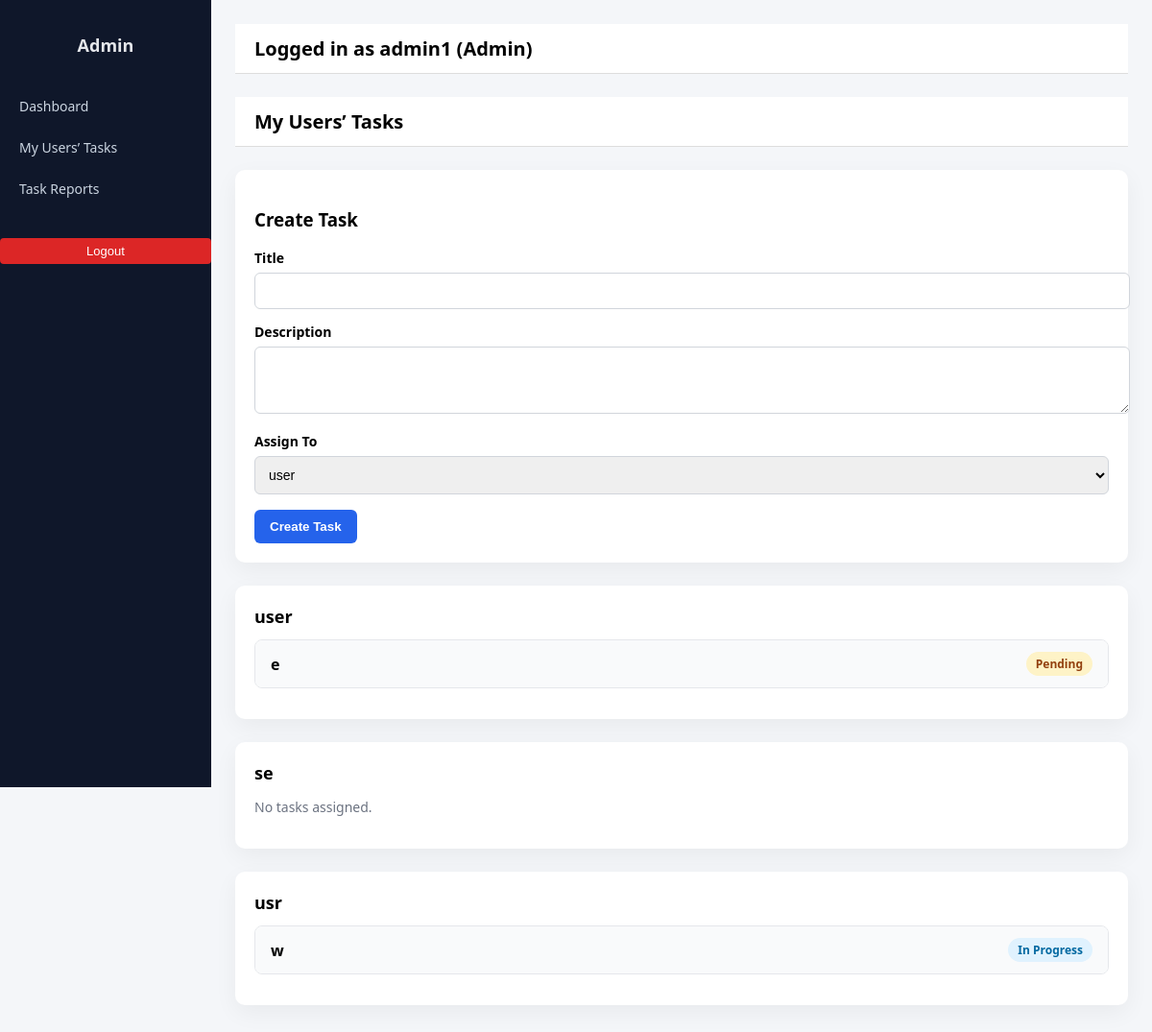
The page /panel/admin/tasks/ (signed in) on the database its author committed.
### admin_panel/models.py (models this page shows, shortened)
class Task(models.Model):
    STATUS_CHOICES = (
        ("Pending", "Pending"),
        ("In Progress", "In Progress"),
        ("Completed", "Completed"),
    )
    title = models.CharField(max_length=200)
    description = models.TextField()
    assigned_to = models.ForeignKey(User, on_delete=models.CASCADE, related_name="tasks" )
    status = models.CharField(max_length=20, choices=STATUS_CHOICES)
    completion_report = models.TextField(blank=True, null=True)
    worked_hours = models.PositiveIntegerField(blank=True, null=True)

### admin_panel/views.py (the view, shortened to what this page needs)
# urls.py: path("admin/tasks/", admin_tasks, name="admin-tasks"),
@login_required
def admin_tasks(request):
    if not request.user.is_staff or request.user.is_superuser:
        return HttpResponseForbidden("Admins only")
    users = User.objects.filter(
        admin_mapping__admin=request.user
    ).prefetch_related("tasks")
    return render(
        request,
        "admin_panel/admin_tasks.html",
        {"users": users}
    )

### admin_panel/templates/admin_panel/admin_tasks.html (shortened to what this page needs)
{% extends "admin_panel/base_admin.html" %}
{% block content %}
<div class="topbar">My Users’ Tasks</div>
<div class="card">
    <h3>Create Task</h3>
    <form method="post">
        <label>Title</label>
        <input type="text" name="title" required>
        <label>Description</label>
        <textarea name="description" rows="3" required></textarea>
        <label>Assign To</label>
        <select name="assigned_to" required>
            {% for user in users %}
                <option value="{{ user.id }}">{{ user.username }}</option>
            {% endfor %}
        </select>
        <button class="btn-primary">Create Task</button>
    </form>
</div>
{% for user in users %}
<div class="card">
    <div class="user-title">{{ user.username }}</div>
    {% if user.tasks.exists %}
        {% for task in user.tasks.all %}
        <details class="task-item">
            <summary class="task-header">
                <span class="task-title">{{ task.title }}</span>
                <span class="status {{ task.status|lower|slugify }}">
                    {{ task.status }}
                </span>
            </summary>
        </details>
        {% endfor %}
    {% else %}
        <p class="empty-text">No tasks assigned.</p>
    {% endif %}
</div>
{% endfor %}
{% endblock %}

### admin_panel/templates/admin_panel/base_admin.html (shortened to what this page needs)
<!DOCTYPE html>
<html>
<head>
</head>
<body>
<div class="sidebar">
    <h2>Admin</h2>
    <a href="{% url 'admin_panel:dashboard' %}">Dashboard</a>
    <a href="{% url 'admin_panel:admin-tasks' %}">My Users’ Tasks</a>
    <a href="{% url 'admin_panel:admin-reports' %}">Task Reports</a>
    <form method="post" action="{% url 'accounts:logout' %}" style="margin-top:30px;">
        <button type="submit" class="btn btn-danger" style="width:100%;">
            Logout
        </button>
    </form>
</div>
<div class="content">
    <div class="topbar">
        Logged in as <strong>{{ request.user.username }}</strong> (Admin)
    </div>
    {% block content %}{% endblock %}
</div>
</body>
</html>

### admin_panel/templates/admin_panel/base_admin.html (style rules this page uses)
body { margin: 0; font-family: "Segoe UI", Arial, sans-serif; background: #f4f6f9; }
.sidebar { width: 220px; height: 100vh; position: fixed; background: #0f172a; color: #fff; padding-top: 20px; }
.sidebar h2 { text-align: center; font-size: 18px; margin-bottom: 30px; color: #e5e7eb; }
.sidebar a { display: block; padding: 12px 20px; color: #cbd5e1; text-decoration: none; font-size: 14px; }
.content { margin-left: 220px; padding: 25px; }
.topbar { background: #fff; padding: 12px 20px; border-bottom: 1px solid #ddd; margin-bottom: 20px; }
.card { background: #fff; padding: 20px; border-radius: 6px; box-shadow: 0 2px 6px rgba(0,0,0,0.08); margin-bottom: 20px; }
.btn { padding: 6px 12px; font-size: 13px; border-radius: 4px; text-decoration: none; border: none; cursor: pointer; display: inline-block; }
.btn-primary { background: #2563eb; color: #fff; }
.btn-danger { background: #dc2626; color: #fff; }

### admin_panel/templates/admin_panel/admin_tasks.html (style rules this page uses)
.topbar { font-size: 20px; font-weight: 600; margin-bottom: 24px; }
.card { background: #ffffff; border-radius: 10px; padding: 20px; box-shadow: 0 8px 24px rgba(0,0,0,0.05); margin-bottom: 24px; }
label { font-size: 14px; font-weight: 600; display: block; margin-top: 14px; }
input, textarea, select { width: 100%; padding: 10px; margin-top: 6px; border-radius: 6px; border: 1px solid #d1d5db; font-size: 14px; }
textarea { resize: vertical; }
.btn-primary { background: #2563eb; color: #fff; border: none; padding: 10px 16px; border-radius: 6px; font-weight: 600; cursor: pointer; margin-top: 16px; }
.user-title { font-size: 18px; font-weight: 600; margin-bottom: 12px; }
.task-item { border: 1px solid #e5e7eb; border-radius: 8px; margin-bottom: 12px; overflow: hidden; }
.task-header { display: flex; justify-content: space-between; align-items: center; padding: 12px 16px; background: #f9fafb; cursor: pointer; }
.task-title { font-weight: 600; }
.status { padding: 4px 10px; border-radius: 999px; font-size: 12px; font-weight: 600; }
.status.pending { background: #fef3c7; color: #92400e; }
.status.in-progress { background: #e0f2fe; color: #0369a1; }
.empty-text { color: #6b7280; font-size: 14px; }

### rows shown on the page
Task: title "e", status "Pending"
Task: title "w", status "In Progress"

### other values the page prints
{{ request.user.username }} "admin1"
{{ user.username }} "user"
{{ user.username }} "se"
{{ user.username }} "usr"
form field assigned_to "user"
